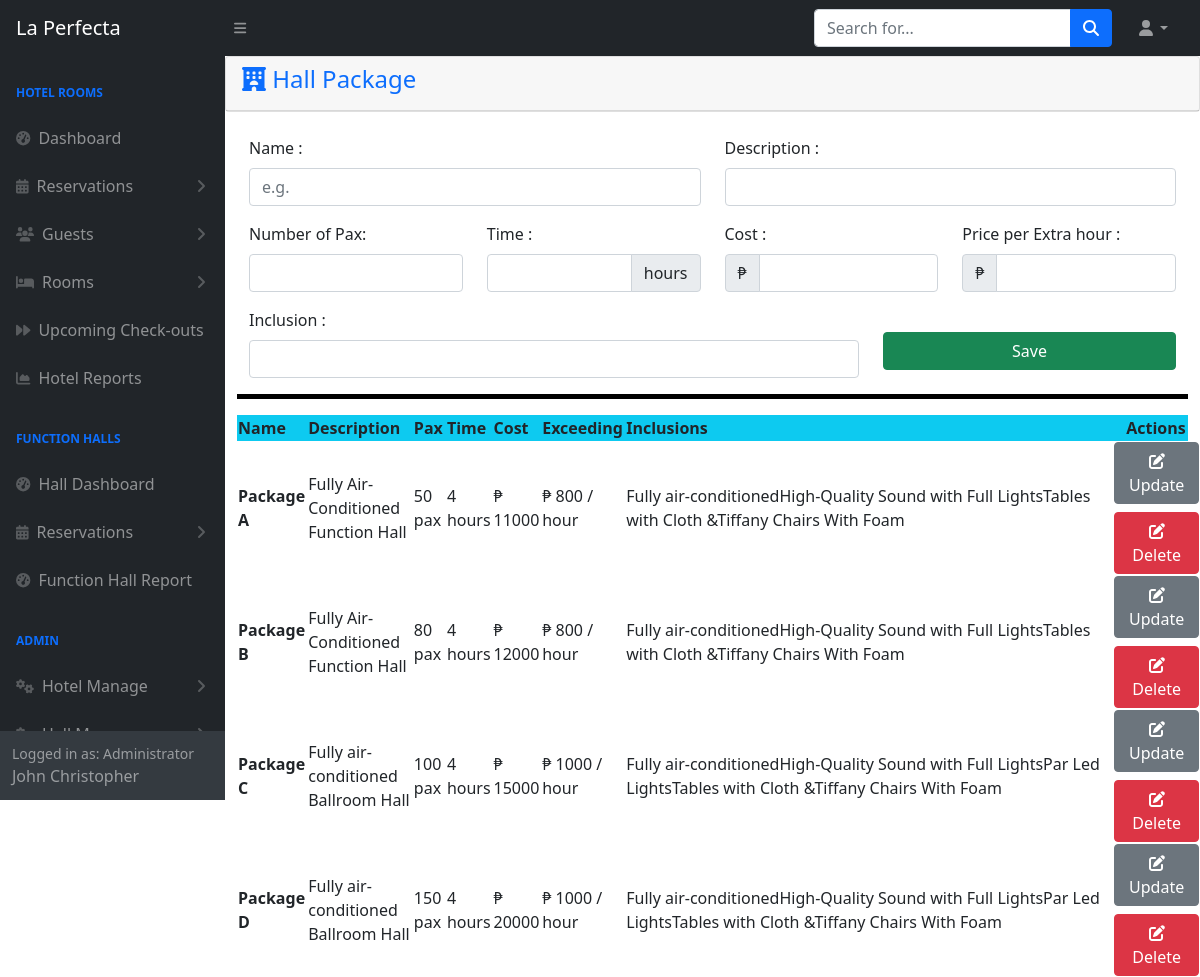
/admin/hallpackage.php (signed in), run on the app's committed database.
### tables this page shows
CREATE TABLE `tblhallpackage` (
  `Id` int(11) NOT NULL,
  `Name` varchar(225) NOT NULL,
  `Description` varchar(225) NOT NULL,
  `Pax` int(11) NOT NULL,
  `Time` int(11) NOT NULL,
  `Cost` double NOT NULL,
  `Exceeding` double NOT NULL,
  `Inclusion` varchar(225) NOT NULL
);

### admin/hallpackage.php (the view, shortened to what this page needs)
<?php
include 'themes/navbar.php';
include 'config.php';
?>
<div class="card mb-4">
    <div class="card-header text-primary">
        <h4> <i class="fa-solid fa-hotel"></i>
            Hall Package </h4>
    </div>
</div>
<div class="container-fluid">
    <div class="container-fluid mb-3" style="border-bottom: solid black 5px;">
        <form method="Post">
            <div class="row mb-3">
                <div class="col-md-6">
                    <label for="Name" class="form-label">Name :</label>
                    <input type="text" name="Name" class="form-control" autofill="off" placeholder="e.g.">
                </div>
                <div class="col-md-6">
                    <label for="Description" class="form-label">Description :</label>
                    <input type="text" name="Description" class="form-control">
                </div>
            </div>
            <div class="row mb-3">
                <div class="col-md-3">
                    <label for="Pax" class="form-label">Number of Pax:</label>
                    <input type="text" name="Pax" class="form-control">
                </div>
                <div class="col-md-3">
                    <label for="Time" class="form-label">Time :</label>
                    <div class="input-group">
                        <input type="text" name="Time" class="form-control">
                        <div class="input-group-text">hours</div>
                    </div>
                </div>
                <div class="col-md-3">
                    <label for="Cost" class="form-label">Cost :</label>
                    <div class="input-group">
                        <div class="input-group-text">₱</div>
                        <input type="text" name="Cost" class="form-control">
                    </div>
                </div>
                <div class="col-md-3">
                    <label for="Exceeding" class="form-label">Price per Extra hour :</label>
                    <div class="input-group">
                                <div class="input-group-text">₱</div>
                    <input type="text" name="Exceeding" class="form-control">
                    </div>
                </div>
            </div>
            <div class="row mb-3">
                <div class="col-lg-8">
                    <label for="Inclusion" class="form-label">Inclusion :</label>
                    <input type="text" name="Inclusion" class="form-control">
                </div>
                <div class="col-md-4">
                    <button name="submit" class="btn btn-success mt-4" style="width: 100%;">Save</button>
                </div>
            </div>
        </form>
    </div>
    <div class="row">
        <div class="col">
            <table id="datatablesSimple" class="table-striped">
                <thead class="bg-info ">
                    <tr>
                        <th>Name</th>
                        <th>Description</th>
                        <th>Pax</th>
                        <th>Time</th>
                        <th>Cost</th>
                        <th>Exceeding</th>
                        <th>Inclusions</th>
                        <th>Actions</th>
                    </tr>
                </thead>
                <tbody>
                    <?php
                    $sql = "SELECT * FROM tblhallpackage";
                    $result = mysqli_query($conn, $sql);
                    while ($row = mysqli_fetch_assoc($result)) {
                    ?>
                        <tr>
                            <th><?php echo $row['Name'] ?></th>
                            <td><?php echo $row['Description'] ?></td>
                            <td><?php echo $row['Pax'] ?> pax</td>
                            <td><?php echo $row['Time'] ?> hours</td>
                            <td>₱ <?php echo $row['Cost'] ?></td>
                            <td>₱ <?php echo $row['Exceeding'] ?> / hour</td>
                            <td style="width:500px"><?php echo $row['Inclusion'] ?></td>
                            <td>
                                <div class="row mb-2">
                                    <a href="function/fhmanage/hpedit.php?id=<?php echo $row['Id'] ?>" class="btn btn-secondary ">
                                        <i class="fa-solid fa-pen-to-square"></i>
                                        Update
                                    </a>
                                </div>
                                <div class="row">
                                    <a href="function/fhmanage/hpdelete.php?id=<?php echo $row['Id'] ?>&name=<?php echo $row['Name'] ?>" class="btn btn-danger">
                                        <i class="fa-solid fa-pen-to-square"></i>
                                        Delete
                                    </a>
                                </div>
                            </td>
                        </tr>
                    <?php
                    }
                    ?>
                </tbody>
            </table>
        </div>
    </div>
</div>
<?php include 'themes/footer.php'; ?>

### data on the page
tblhallpackage: Name "Package A", Description "Fully Air-Conditioned Function Hall", Pax "50", Time "4", Cost "11000", Exceeding "800", Inclusion "Fully air-conditionedHigh-Quality Sound with Full LightsTables with Cloth &Tiffany Chairs With Foam"
tblhallpackage: Name "Package B", Description "Fully Air-Conditioned Function Hall", Pax "80", Time "4", Cost "12000", Exceeding "800", Inclusion "Fully air-conditionedHigh-Quality Sound with Full LightsTables with Cloth &Tiffany Chairs With Foam"
tblhallpackage: Name "Package C", Description "Fully air-conditioned Ballroom Hall", Pax "100", Time "4", Cost "15000", Exceeding "1000", Inclusion "Fully air-conditionedHigh-Quality Sound with Full LightsPar Led LightsTables with Cloth &Tiffany Chairs With Foam"
tblhallpackage: Name "Package D", Description "Fully air-conditioned Ballroom Hall", Pax "150", Time "4", Cost "20000", Exceeding "1000", Inclusion "Fully air-conditionedHigh-Quality Sound with Full LightsPar Led LightsTables with Cloth &Tiffany Chairs With Foam"

### other printed values
$_SESSION['role'] "Administrator"
$_SESSION['admin'] "John Christopher"
